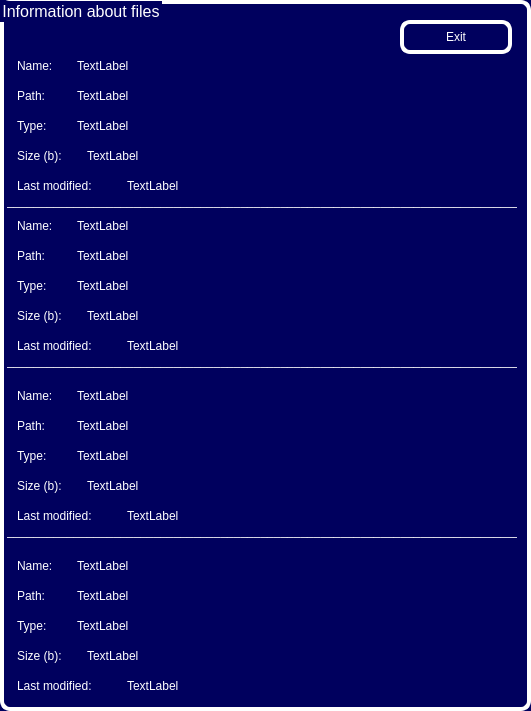
     <widget class="QGroupBox" name="g_box">
      <property name="geometry">
       <rect>
        <x>20</x>
        <y>20</y>
        <width>531</width>
        <height>711</height>
       </rect>
      </property>
      <property name="font">
       <font>
        <pointsize>12</pointsize>
       </font>
      </property>
      <property name="styleSheet">
       <string notr="true">border-color: rgb(255, 255, 255);
border-style:outset;
border-width:4px;
border-radius:10px;
border-color:white;background-color: rgb(0, 0, 94);
color: rgb(255, 255, 255);</string>
      </property>
      <property name="title">
       <string>Information about files</string>
      </property>
      <widget class="QPushButton" name="exit_button">
       <property name="geometry">
        <rect>
         <x>400</x>
         <y>20</y>
         <width>112</width>
         <height>34</height>
        </rect>
       </property>
       <property name="text">
        <string>Exit</string>
       </property>
      </widget>
      <widget class="QLabel" name="name1">
       <property name="geometry">
        <rect>
         <x>70</x>
         <y>50</y>
         <width>221</width>
         <height>31</height>
        </rect>
       </property>
       <property name="styleSheet">
        <string notr="true">border-color: rgba(255, 255, 255, 0);</string>
       </property>
       <property name="text">
        <string>TextLabel</string>
       </property>
      </widget>
      <widget class="QLabel" name="name1_2">
       <property name="geometry">
        <rect>
         <x>10</x>
         <y>50</y>
         <width>61</width>
         <height>31</height>
        </rect>
       </property>
       <property name="styleSheet">
        <string notr="true">border-color: rgba(255, 255, 255, 0);</string>
       </property>
       <property name="text">
        <string>Name:</string>
       </property>
      </widget>
      <widget class="QLabel" name="name1_3">
       <property name="geometry">
        <rect>
         <x>10</x>
         <y>80</y>
         <width>61</width>
         <height>31</height>
        </rect>
       </property>
       <property name="styleSheet">
        <string notr="true">border-color: rgba(255, 255, 255, 0);</string>
       </property>
       <property name="text">
        <string>Path:</string>
       </property>
      </widget>
      <widget class="QLabel" name="name1_4">
       <property name="geometry">
        <rect>
         <x>10</x>
         <y>110</y>
         <width>61</width>
         <height>31</height>
        </rect>
       </property>
       <property name="styleSheet">
        <string notr="true">border-color: rgba(255, 255, 255, 0);</string>
       </property>
       <property name="text">
        <string>Type:</string>
       </property>
      </widget>
      <widget class="QLabel" name="path1">
       <property name="geometry">
        <rect>
         <x>70</x>
         <y>80</y>
         <width>441</width>
         <height>31</height>
        </rect>
       </property>
       <property name="styleSheet">
        <string notr="true">border-color: rgba(255, 255, 255, 0);</string>
       </property>
       <property name="text">
        <string>TextLabel</string>
       </property>
      </widget>
      <widget class="QLabel" name="type1">
       <property name="geometry">
        <rect>
         <x>70</x>
         <y>110</y>
         <width>221</width>
         <height>31</height>
        </rect>
       </property>
       <property name="styleSheet">
        <string notr="true">border-color: rgba(255, 255, 255, 0);</string>
       </property>
       <property name="text">
        <string>TextLabel</string>
       </property>
      </widget>
      <widget class="QLabel" name="name1_5">
       <property name="geometry">
        <rect>
         <x>10</x>
         <y>170</y>
         <width>111</width>
         <height>31</height>
        </rect>
       </property>
       <property name="styleSheet">
        <string notr="true">border-color: rgba(255, 255, 255, 0);</string>
       </property>
       <property name="text">
        <string>Last modified:</string>
       </property>
      </widget>
      <widget class="QLabel" name="modified1">
       <property name="geometry">
        <rect>
         <x>120</x>
         <y>170</y>
         <width>281</width>
         <height>31</height>
        </rect>
       </property>
       <property name="styleSheet">
        <string notr="true">border-color: rgba(255, 255, 255, 0);</string>
       </property>
       <property name="text">
        <string>TextLabel</string>
       </property>
      </widget>
      <widget class="QLabel" name="size1">
       <property name="geometry">
        <rect>
         <x>80</x>
         <y>140</y>
         <width>221</width>
         <height>31</height>
        </rect>
       </property>
       <property name="styleSheet">
        <string notr="true">border-color: rgba(255, 255, 255, 0);</string>
       </property>
       <property name="text">
        <string>TextLabel</string>
       </property>
      </widget>
      <widget class="QLabel" name="name1_6">
       <property name="geometry">
        <rect>
         <x>10</x>
         <y>140</y>
         <width>71</width>
         <height>31</height>
        </rect>
       </property>
       <property name="styleSheet">
        <string notr="true">border-color: rgba(255, 255, 255, 0);</string>
       </property>
       <property name="text">
        <string>Size (b):</string>
       </property>
      </widget>
      <widget class="QLabel" name="name1_7">
       <property name="geometry">
        <rect>
         <x>10</x>
         <y>210</y>
         <width>61</width>
         <height>31</height>
        </rect>
       </property>
       <property name="styleSheet">
        <string notr="true">border-color: rgba(255, 255, 255, 0);</string>
       </property>
       <property name="text">
        <string>Name:</string>
       </property>
      </widget>
      <widget class="QLabel" name="name2">
       <property name="geometry">
        <rect>
         <x>70</x>
         <y>210</y>
         <width>221</width>
         <height>31</height>
        </rect>
       </property>
       <property name="styleSheet">
        <string notr="true">border-color: rgba(255, 255, 255, 0);</string>
       </property>
       <property name="text">
        <string>TextLabel</string>
       </property>
      </widget>
      <widget class="QLabel" name="path2">
       <property name="geometry">
        <rect>
         <x>70</x>
         <y>240</y>
         <width>441</width>
         <height>31</height>
        </rect>
       </property>
       <property name="styleSheet">
        <string notr="true">border-color: rgba(255, 255, 255, 0);</string>
       </property>
       <property name="text">
        <string>TextLabel</string>
       </property>
      </widget>
      <widget class="QLabel" name="name1_9">
       <property name="geometry">
        <rect>
         <x>10</x>
         <y>270</y>
         <width>61</width>
         <height>31</height>
        </rect>
       </property>
       <property name="styleSheet">
        <string notr="true">border-color: rgba(255, 255, 255, 0);</string>
       </property>
       <property name="text">
        <string>Type:</string>
       </property>
      </widget>
      <widget class="QLabel" name="name1_10">
       <property name="geometry">
        <rect>
         <x>10</x>
         <y>300</y>
         <width>71</width>
         <height>31</height>
        </rect>
       </property>
       <property name="styleSheet">
        <string notr="true">border-color: rgba(255, 255, 255, 0);</string>
       </property>
       <property name="text">
        <string>Size (b):</string>
       </property>
      </widget>
      <widget class="QLabel" name="size2">
       <property name="geometry">
        <rect>
         <x>80</x>
         <y>300</y>
         <width>221</width>
         <height>31</height>
        </rect>
       </property>
       <property name="styleSheet">
        <string notr="true">border-color: rgba(255, 255, 255, 0);</string>
       </property>
       <property name="text">
        <string>TextLabel</string>
       </property>
      </widget>
      <widget class="QLabel" name="type2">
       <property name="geometry">
        <rect>
         <x>70</x>
         <y>270</y>
         <width>221</width>
         <height>31</height>
        </rect>
       </property>
       <property name="styleSheet">
        <string notr="true">border-color: rgba(255, 255, 255, 0);</string>
       </property>
       <property name="text">
        <string>TextLabel</string>
       </property>
      </widget>
      <widget class="QLabel" name="name1_11">
       <property name="geometry">
        <rect>
         <x>10</x>
         <y>330</y>
         <width>111</width>
         <height>31</height>
        </rect>
       </property>
       <property name="styleSheet">
        <string notr="true">border-color: rgba(255, 255, 255, 0);</string>
       </property>
       <property name="text">
        <string>Last modified:</string>
       </property>
      </widget>
      <widget class="QLabel" name="name1_12">
       <property name="geometry">
        <rect>
         <x>10</x>
         <y>240</y>
         <width>61</width>
         <height>31</height>
        </rect>
       </property>
       <property name="styleSheet">
        <string notr="true">border-color: rgba(255, 255, 255, 0);</string>
       </property>
       <property name="text">
        <string>Path:</string>
       </property>
      </widget>
      <widget class="QLabel" name="modified2">
       <property name="geometry">
        <rect>
         <x>120</x>
         <y>330</y>
         <width>281</width>
         <height>31</height>
        </rect>
       </property>
       <property name="styleSheet">
        <string notr="true">border-color: rgba(255, 255, 255, 0);</string>
       </property>
       <property name="text">
        <string>TextLabel</string>
       </property>
      </widget>
      <widget class="QLabel" name="name1_13">
       <property name="geometry">
        <rect>
         <x>10</x>
         <y>380</y>
         <width>61</width>
         <height>31</height>
        </rect>
       </property>
       <property name="styleSheet">
        <string notr="true">border-color: rgba(255, 255, 255, 0);</string>
       </property>
       <property name="text">
        <string>Name:</string>
       </property>
      </widget>
      <widget class="QLabel" name="name3">
       <property name="geometry">
        <rect>
         <x>70</x>
         <y>380</y>
         <width>221</width>
         <height>31</height>
        </rect>
       </property>
       <property name="styleSheet">
        <string notr="true">border-color: rgba(255, 255, 255, 0);</string>
       </property>
       <property name="text">
        <string>TextLabel</string>
       </property>
      </widget>
      <widget class="QLabel" name="path3">
       <property name="geometry">
        <rect>
         <x>70</x>
         <y>410</y>
         <width>391</width>
         <height>31</height>
        </rect>
       </property>
       <property name="styleSheet">
        <string notr="true">border-color: rgba(255, 255, 255, 0);</string>
       </property>
       <property name="text">
        <string>TextLabel</string>
       </property>
      </widget>
      <widget class="QLabel" name="name1_15">
       <property name="geometry">
        <rect>
         <x>10</x>
         <y>440</y>
         <width>61</width>
         <height>31</height>
        </rect>
       </property>
       <property name="styleSheet">
        <string notr="true">border-color: rgba(255, 255, 255, 0);</string>
       </property>
       <property name="text">
        <string>Type:</string>
       </property>
      </widget>
      <widget class="QLabel" name="name1_16">
       <property name="geometry">
        <rect>
         <x>10</x>
         <y>470</y>
         <width>71</width>
         <height>31</height>
        </rect>
       </property>
       <property name="styleSheet">
        <string notr="true">border-color: rgba(255, 255, 255, 0);</string>
       </property>
       <property name="text">
        <string>Size (b):</string>
       </property>
      </widget>
      <widget class="QLabel" name="size3">
       <property name="geometry">
        <rect>
         <x>80</x>
         <y>470</y>
         <width>221</width>
         <height>31</height>
        </rect>
       </property>
       <property name="styleSheet">
        <string notr="true">border-color: rgba(255, 255, 255, 0);</string>
       </property>
       <property name="text">
        <string>TextLabel</string>
       </property>
      </widget>
      <widget class="QLabel" name="type3">
       <property name="geometry">
        <rect>
         <x>70</x>
         <y>440</y>
         <width>221</width>
         <height>31</height>
        </rect>
       </property>
       <property name="styleSheet">
        <string notr="true">border-color: rgba(255, 255, 255, 0);</string>
       </property>
       <property name="text">
        <string>TextLabel</string>
       </property>
      </widget>
      <widget class="QLabel" name="name1_17">
       <property name="geometry">
        <rect>
         <x>10</x>
         <y>500</y>
         <width>111</width>
         <height>31</height>
        </rect>
       </property>
       <property name="styleSheet">
        <string notr="true">border-color: rgba(255, 255, 255, 0);</string>
       </property>
       <property name="text">
        <string>Last modified:</string>
       </property>
      </widget>
      <widget class="QLabel" name="name1_18">
       <property name="geometry">
        <rect>
         <x>10</x>
         <y>410</y>
         <width>61</width>
         <height>31</height>
        </rect>
       </property>
       <property name="styleSheet">
        <string notr="true">border-color: rgba(255, 255, 255, 0);</string>
       </property>
       <property name="text">
        <string>Path:</string>
       </property>
      </widget>
      <widget class="QLabel" name="modified3">
       <property name="geometry">
        <rect>
         <x>120</x>
         <y>500</y>
         <width>271</width>
         <height>31</height>
        </rect>
       </property>
       <property name="styleSheet">
        <string notr="true">border-color: rgba(255, 255, 255, 0);</string>
       </property>
       <property name="text">
        <string>TextLabel</string>
       </property>
      </widget>
      <widget class="QLabel" name="name1_19">
       <property name="geometry">
        <rect>
         <x>10</x>
         <y>550</y>
         <width>61</width>
         <height>31</height>
        </rect>
       </property>
       <property name="styleSheet">
        <string notr="true">border-color: rgba(255, 255, 255, 0);</string>
       </property>
       <property name="text">
        <string>Name:</string>
       </property>
      </widget>
      <widget class="QLabel" name="name4">
       <property name="geometry">
        <rect>
         <x>70</x>
         <y>550</y>
         <width>221</width>
         <height>31</height>
        </rect>
       </property>
       <property name="styleSheet">
        <string notr="true">border-color: rgba(255, 255, 255, 0);</string>
       </property>
       <property name="text">
        <string>TextLabel</string>
       </property>
      </widget>
      <widget class="QLabel" name="path4">
       <property name="geometry">
        <rect>
         <x>70</x>
         <y>580</y>
         <width>331</width>
         <height>31</height>
        </rect>
       </property>
       <property name="styleSheet">
        <string notr="true">border-color: rgba(255, 255, 255, 0);</string>
       </property>
       <property name="text">
        <string>TextLabel</string>
       </property>
      </widget>
      <widget class="QLabel" name="name1_21">
       <property name="geometry">
        <rect>
         <x>10</x>
         <y>610</y>
         <width>61</width>
         <height>31</height>
        </rect>
       </property>
       <property name="styleSheet">
        <string notr="true">border-color: rgba(255, 255, 255, 0);</string>
       </property>
       <property name="text">
        <string>Type:</string>
       </property>
      </widget>
      <widget class="QLabel" name="name1_22">
       <property name="geometry">
        <rect>
         <x>10</x>
         <y>640</y>
         <width>71</width>
         <height>31</height>
        </rect>
       </property>
       <property name="styleSheet">
        <string notr="true">border-color: rgba(255, 255, 255, 0);</string>
       </property>
       <property name="text">
        <string>Size (b):</string>
       </property>
      </widget>
      <widget class="QLabel" name="size4">
       <property name="geometry">
        <rect>
         <x>80</x>
         <y>640</y>
         <width>221</width>
         <height>31</height>
        </rect>
       </property>
       <property name="styleSheet">
        <string notr="true">border-color: rgba(255, 255, 255, 0);</string>
       </property>
       <property name="text">
        <string>TextLabel</string>
       </property>
      </widget>
      <widget class="QLabel" name="type4">
       <property name="geometry">
        <rect>
         <x>70</x>
         <y>610</y>
         <width>221</width>
         <height>31</height>
        </rect>
       </property>
       <property name="styleSheet">
        <string notr="true">border-color: rgba(255, 255, 255, 0);</string>
       </property>
       <property name="text">
        <string>TextLabel</string>
       </property>
      </widget>
      <widget class="QLabel" name="name1_23">
       <property name="geometry">
        <rect>
         <x>10</x>
         <y>670</y>
         <width>111</width>
         <height>31</height>
        </rect>
       </property>
       <property name="styleSheet">
        <string notr="true">border-color: rgba(255, 255, 255, 0);</string>
       </property>
       <property name="text">
        <string>Last modified:</string>
       </property>
      </widget>
      <widget class="QLabel" name="name1_24">
       <property name="geometry">
        <rect>
         <x>10</x>
         <y>580</y>
         <width>61</width>
         <height>31</height>
        </rect>
       </property>
       <property name="styleSheet">
        <string notr="true">border-color: rgba(255, 255, 255, 0);</string>
       </property>
       <property name="text">
        <string>Path:</string>
       </property>
      </widget>
      <widget class="QLabel" name="modified4">
       <property name="geometry">
        <rect>
         <x>120</x>
         <y>670</y>
         <width>301</width>
         <height>31</height>
        </rect>
       </property>
       <property name="styleSheet">
        <string notr="true">border-color: rgba(255, 255, 255, 0);</string>
       </property>
       <property name="text">
        <string>TextLabel</string>
       </property>
      </widget>
      <widget class="QLabel" name="modified1_5">
       <property name="geometry">
        <rect>
         <x>0</x>
         <y>180</y>
         <width>521</width>
         <height>41</height>
        </rect>
       </property>
       <property name="styleSheet">
        <string notr="true">border-color: rgba(255, 255, 255, 0);
background-color: rgba(255, 255, 255, 0);</string>
       </property>
       <property name="text">
        <string>_____________________________________________________________________________</string>
       </property>
      </widget>
      <widget class="QLabel" name="asd">
       <property name="geometry">
        <rect>
         <x>0</x>
         <y>340</y>
         <width>521</width>
         <height>41</height>
        </rect>
       </property>
       <property name="styleSheet">
        <string notr="true">border-color: rgba(255, 255, 255, 0);
background-color: rgba(255, 255, 255, 0);</string>
       </property>
       <property name="text">
        <string>_____________________________________________________________________________</string>
       </property>
      </widget>
      <widget class="QLabel" name="modified1_7">
       <property name="geometry">
        <rect>
         <x>0</x>
         <y>510</y>
         <width>521</width>
         <height>41</height>
        </rect>
       </property>
       <property name="styleSheet">
        <string notr="true">border-color: rgba(255, 255, 255, 0);
background-color: rgba(255, 255, 255, 0);</string>
       </property>
       <property name="text">
        <string>_____________________________________________________________________________</string>
       </property>
      </widget>
     </widget>
